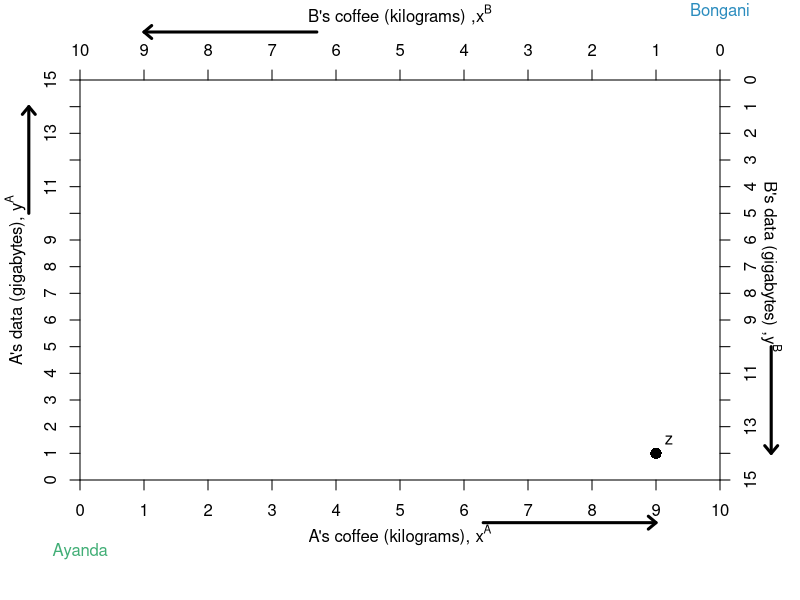

The R source for this figure:
require(shape)
#pdf(file="eb.fig4.3aSTEP1.pdf", width = 9, height = 7)
#pdf(file="eb.fig4.3aSTEP2.pdf", width = 9, height = 7)
pdf(file="eb.fig4.3a.pdf", width = 9, height = 7)

#Set parameters for graphics
axislabelsize <- 1


COL <- c("#7fc97f", "#beaed4", "#fdc086", "#ffff99", "#386cb0", "#f0027f", "#bf5b17", "#666666")
COLA <- c("#e0f3db", "#99d8c9","#66c2a4","#41ae76", "#238b45", "#005824")
COLB <- c("#4eb3d3", "#2b8cbe", "#0868ac","#084081")

par(mar =  c(6, 4, 4, 4))
xlims <- c(0, 10)
ylims <- c(0, 15)
xlims2 <- c(10, 0)
ylims2 <- c(15, 0)

plot(0, 0, xlim = xlims, ylim = ylims, type = "n",
     xlab = expression(paste("A's coffee (kilograms), ", x^A)),
     ylab = expression(paste("A's data (gigabytes), ", y^A)), 
     line = 2.5,
     xaxt = "n", 
     yaxt = "n", 
     cex.lab = axislabelsize, 
     bty = "n",
     xaxs="i", 
     yaxs="i")


npts <- 500 
npts2 <- 501
#Specify the sequences of points for graphing. 
xx1 <- seq(xlims[1], xlims[2], length.out = npts)
#xx2 <- seq(xlims[1], xlims[2], length.out = npts)
#xx3 <- seq(xlims[1], xlims[2], length.out = npts2)
#xx4 <- seq(xlims[1], 10, length.out = npts2)


#Customize ticks and labels for the plot
ticksy <- seq(from = 0, to = 15, by = 1)
ylabels <- seq(from = 0, to = 15, by = 1)
ticksx <- seq(from = 0, to = 10, by = 1)
xlabels <- seq(from = 0, to = 10, by = 1)
axis(1, at = ticksx, pos = 0, labels = xlabels)
axis(2, at = ticksy, pos = 0, labels = ylabels, las = 0)

#Add arrows and names:
arrows(-.8, 10, -.8, 14, xpd = TRUE, length=0.1,angle=40,lwd=3)
arrows(6.3, -1.6, 9, -1.6, xpd = TRUE, length=0.1,angle=40,lwd=3)
mtext("Ayanda", side=1, line=3, at=0, col=COLA[4])

#Set up second axes and labels

par(new = TRUE)
#par(mar =  c(6, 4, 4, 4))

xlims2 <- c(10, 0)
ylims2 <- c(15, 0)

plot(0, 0, xlim = xlims2, ylim = ylims2, type = "n",
     xlab = expression(paste("")),
     ylab = expression(paste("")),
     xaxt = "n", 
     yaxt = "n", 
     cex.lab = 1.3, 
     bty = "n",
     xaxs="i", 
     yaxs="i")

axis(side = 3, at = ticksx, pos = 0, labels = xlabels)
axis(side = 4, at = ticksy, pos = 0, labels = ylabels, las = 0)
#axis(side=3, at = xlims2, pos = 0))
mtext(expression(paste("B's coffee (kilograms) ,",x^B )), side=3, line = 2.5, cex = axislabelsize)
#axis(side = 4, at = ylims2, pos = 0)
text(-.8, 7, expression(paste("B's data (gigabytes) ,",y^B )), xpd = TRUE, cex = axislabelsize, srt = 270) 

#Add arrows and names:
arrows(-.8, 10, -.8, 14, xpd = TRUE, length=0.1,angle=40,lwd=3)
arrows(6.3, -1.8, 9, -1.8, xpd = TRUE, length=0.1,angle=40,lwd=3)
mtext("Bongani", side=3, line=3, at=0, col= COLB[2])

COLB <- c("#fc9272", "#fb6a4a", "#ef3b2c","#cb181d", "#99000d")

#Add a point for a feasible allocation
points(1, 14, pch = 16, col = "black", cex = 1.5)

#Annotating the feasible allocation
text(.8, 13.5, expression(z))

dev.off()
